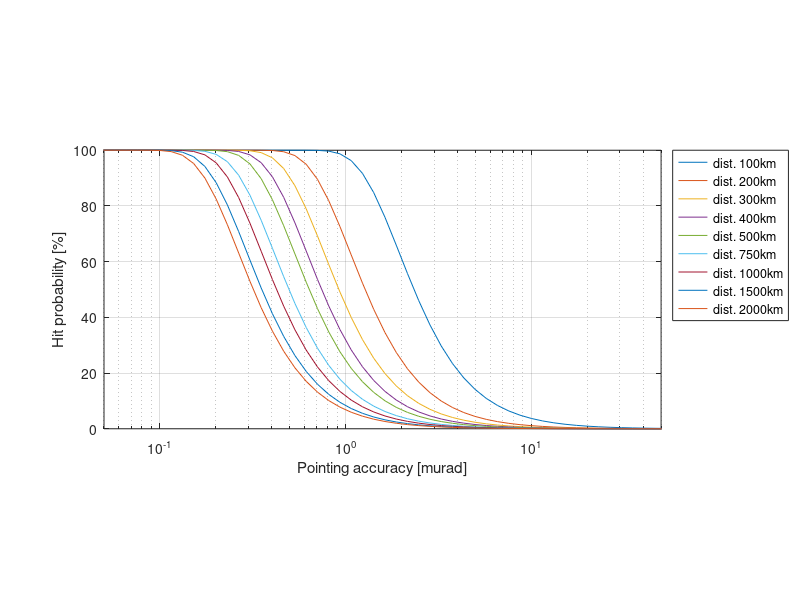

Recreate this plot in MATLAB. (Note: this script raises an error after producing the figure.)
wl = 1000E-9;
Ap = 2;
eisert = @(sigma,dist) 1 - exp(-(wl.*dist./Ap+0.5).^2./(8*dist.^2*sigma.^2));
dist = @(pmin, sigma) sqrt(-(2.^2)./(8.*log(1-pmin).*sigma.^2));

dist = [100:100:500 750 1000 1500 2000];
sigma = logspace(-3,3,100)/1000000;

hitprop(1:length(dist),1:length(sigma)) = 0;
dist_plot(1:length(dist),1:length(sigma)) = 0;
sigma_plot(1:length(dist),1:length(sigma)) = 0;

for i = 1:length(dist)
 hitprop(i,:) = eisert(sigma, dist(i)*1000)*100;
 sigma_plot(i,:) = sigma*1000000;
end

for i = 1:length(sigma)
 dist_plot(:, i) = dist;
end

figure;
for i = 1:length(dist)
    semilogx(sigma_plot(i,:), hitprop(i,:),'DisplayName',['dist. ' num2str(dist(i)) 'km']);
    hold on;
end

xlim([5E-2 5E1])
ylim([0 100])
% shading interp
xlabel('Pointing accuracy [murad]');
ylabel('Hit probability [%]');
legend('Location', 'northeastoutside');
grid;
pbaspect([2 1 1])

plot2tikz('hit_prop', 0.66);

%%
% dist = @(pmin, sigma) sqrt(-(2.^2)./(8.*log(1-pmin).*sigma.^2));
% 
% pmin = 0:0.1:1;
% sigma = logspace(-3,3,100)/1000000;
% 
% for i =1:length(pmin)
%     mindist(i,:) = dist(pmin(i),sigma)/1000;
% end
% 
% figure;
% for i = 1:length(pmin)
%     semilogx(sigma.*1E6, mindist(i,:),'DisplayName',['P_min ' num2str(pmin(i)*100) '%']);
%     hold on;
% end
% 
% % xlim([5E-2 5E1])
% % ylim([0 100])
% % shading interp
% xlabel('Pointing accuracy [murad]');
% ylabel('Hit probability [%]');
% legend('Location', 'northeastoutside');
% grid;
% pbaspect([2 1 1])
% 
% plot2tikz('hit_prop', 0.66);
